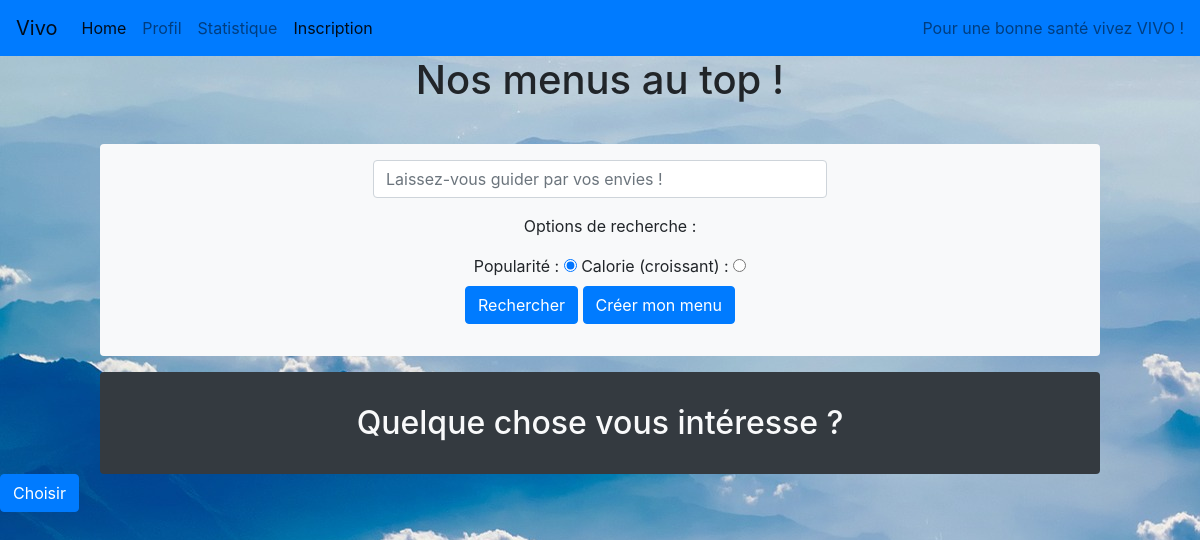
Page /RechercheAliment/Choix_Menu.php?Menu=Midi Printamnier on the earlier database version.
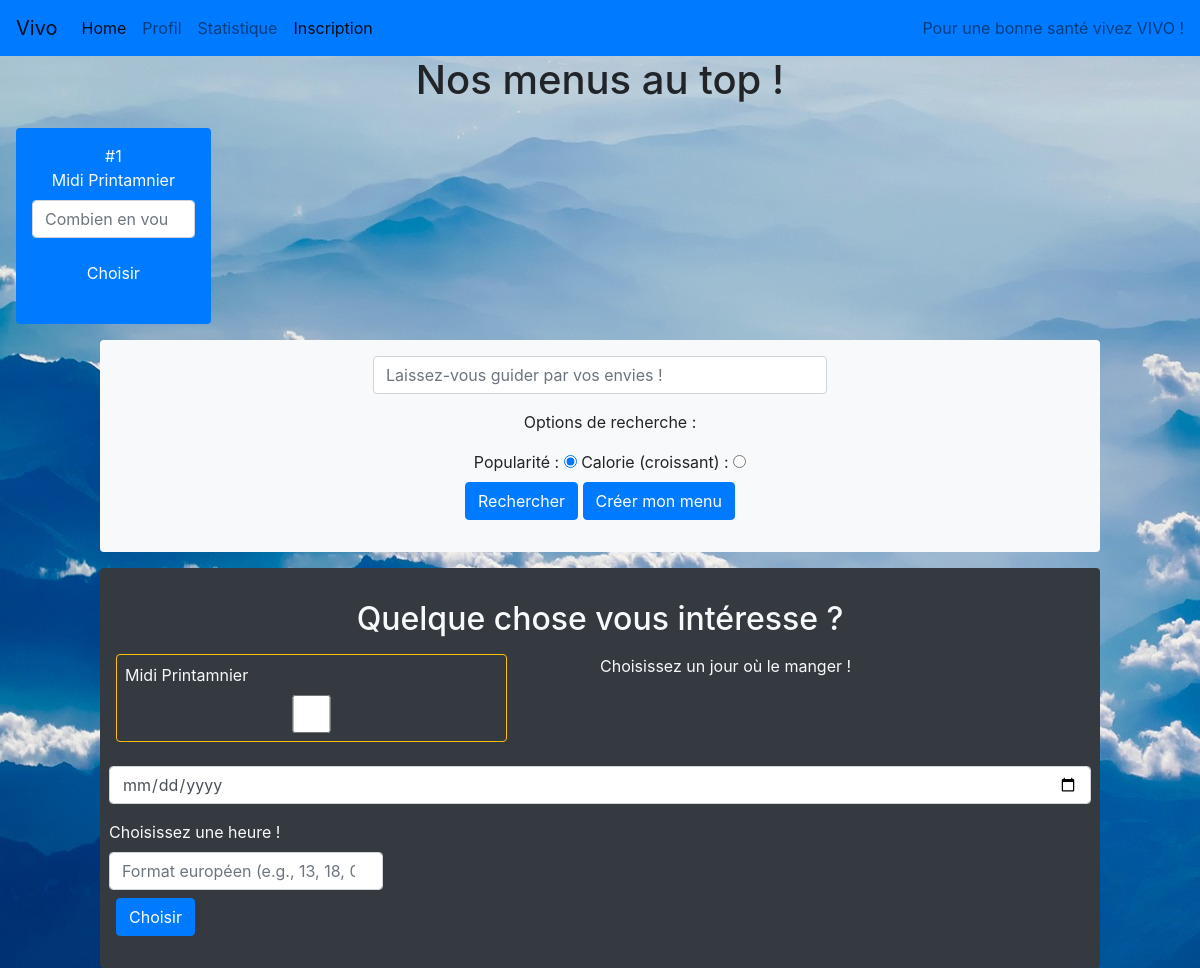
Same page on the later database version.
### tables this page shows
CREATE TABLE `menu` (
  `Id_Menu` int(11) NOT NULL,
  `Id_Profil_Crea` int(11) DEFAULT NULL,
  `Popularité` int(11) NOT NULL,
  `Nom` text NOT NULL
);

### RechercheAliment/Choix_Menu.php (the view, shortened to what this page needs)
<html>
<head>
    <link rel="stylesheet" href="Style_RechAl.css" type="text/css">
    <link rel="stylesheet" href="https://stackpath.bootstrapcdn.com/bootstrap/4.2.1/css/bootstrap.min.css">
</head>
<header>
    <nav class="navbar navbar-expand-lg navbar-light bg-primary">
        <a class="navbar-brand" href="../index.html">Vivo</a>
        <div class="collapse navbar-collapse" id="navbarText">
            <ul class="navbar-nav mr-auto">
                <li class="nav-item active">
                    <a class="nav-link" href="../index.html">Home <span class="sr-only">(current)</span></a>
                </li>
                <li class="nav-item">
                    <a class="nav-link" href="../Profil/Profil.php">Profil</a>
                </li>
                <li class="nav-item">
                    <a class="nav-link" href="../Statistique/Statistique.php">Statistique</a>
                </li>
                <li class="nav-item active">
                    <a class="nav-link" href="../Inscription/inscription.html">Inscription</a>
                </li>
            </ul>
            <span class="navbar-text">
                Pour une bonne santé vivez VIVO !
            </span>
        </div>
    </nav>
</header>
<body>
    <h1 class="text-center">Nos menus au top !</h1>
    <div class="row text-center p-3 mx-auto">
        <?php
    $bd = getBD();
    $top5 = $bd->query("SELECT * FROM menu ORDER BY menu.Popularité LIMIT 5");
    $i = 1;
    while($ligne = $top5 ->fetch()){
        if($i == 1){
            echo '<div class="col-6 col-md-2 bg-primary text-light p-3  rounded">';
        }else if($i ==2){
            echo '<div class="col-6 col-md-2 bg-info text-light p-3 rounded">';
        }else if($i ==3){
            echo '<div class="col-6 col-md-2 bg-light p-3 rounded">';
        }else if($i ==4){
            echo '<div class="col-6 col-md-2 bg-secondary text-light p-3 rounded">';
        }else if($i ==5){
            echo '<div class="col-6 col-md-2 bg-dark text-light p-3 rounded">';
        }
        echo '#'.$i;
        echo('<form method="GET" action="Choix_Aliment.php">');
        echo('<div class="form-group"><label for ="nbMenu">'.$ligne['Nom'].'</label><input type="number" class="form-control" name="nbMenu" placeholder="Combien en voulez-vous ?"></div>');
        echo('<input type="submit" class="btn btn-primary" name="ajout2" value="Choisir"></form></div>');
        $i++;
    }
    $top5 ->CloseCursor(); ?>
    </div>
    <div class="partie_recherche bg-light rounded col-10 mx-auto text-center p-3">
        <form method="get" action="Choix_Menu.php" autocomplete="on" id="optionForm">
            <div class="form-group col-6 mx-auto">
                <input type="text" class="form-control" name="Menu" placeholder="Laissez-vous guider par vos envies !">
            </div>
            <div class="form-check">
                <p>Options de recherche : </p>
                <label class="form-ckeck-label" for="popularite">Popularité : </label>
                <input class="form-check-label" type="radio" name="option" id="popularite" value="Popularité" checked>
                <label class="form-ckeck-label" for="calorie">Calorie (croissant) : </label>
                <input type="radio" name="option" id="calorie" value="Calorie">
            </div>
            <input type="submit" class="btn btn-primary" name="submit" value="Rechercher">
            <button class="btn btn-primary"><a href="CreationMenu.php" class="text-white">Créer mon menu</a></button>
        </form>
    </div>
    <div class="bg-dark text-light col-10 mx-auto rounded p-3 mt-3">
        <h2 class="text-center m-3">Quelque chose vous intéresse ?</h2>
        <form id='EnvoieMenue'>
            <?php if(isset($_GET['submit']) || isset($_GET['Menu'])){
     if(empty($_GET['Menu'])){
      echo('<meta http-equiv="refresh" content="0;URL=Choix_Menu.php">');
    }else {
         $input=$_GET['Menu'];
      $reponse = $bd->query("SELECT * FROM menu WHERE menu.Nom LIKE '%$input%'");
        $i=0;
      while($result = $reponse->fetch()){?>
            <div class="row">
                <div class="col-6">
                    <div class="form-group col-10 border border-warning p-2 rounded">
                        <label for="nbMenu"><?php echo $result['Nom'];?></label>
                        <input type="checkbox" class="form-control" name="Menu<?php echo $i; ?>" value="<?php echo $result["Id_Menu"]; ?>">
                    </div>
                </div>
                <label for="date">Choisissez un jour où le manger !</label>
                <div class="input-group date p-2" data-provide="datepicker">
                    <input type="date" name="date<?php echo $i; ?>" value="" class="form-control"></div>
                <div class="p-2">
                    <label for="nbMenu">Choisissez une heure !</label>
                    <input type="number" class="form-control" name="heure<?php echo $i; ?>" placeholder="Format européen (e.g., 13, 18, 09, 24)" />
                </div>
                <?php $i++; } ?>
            </div>
            <input type="button" id="ajout3" class="btn btn-primary" value="Choisir">
            <?php $reponse-> closeCursor(); } } ?>
        </form>
    </div>
</body>
</html>

### RechercheAliment/Style_RechAl.css (style rules this page uses)
html { margin: 0px; height: 100%; width: 100%; }
body { background: url(../Image/mountains-1985027_1920.jpg); background-size: auto; background-attachment: fixed; margin: 0px; height: 100%; width: 100%; }

Differences in the rows shown:
added menu: Nom "Midi Printamnier"
